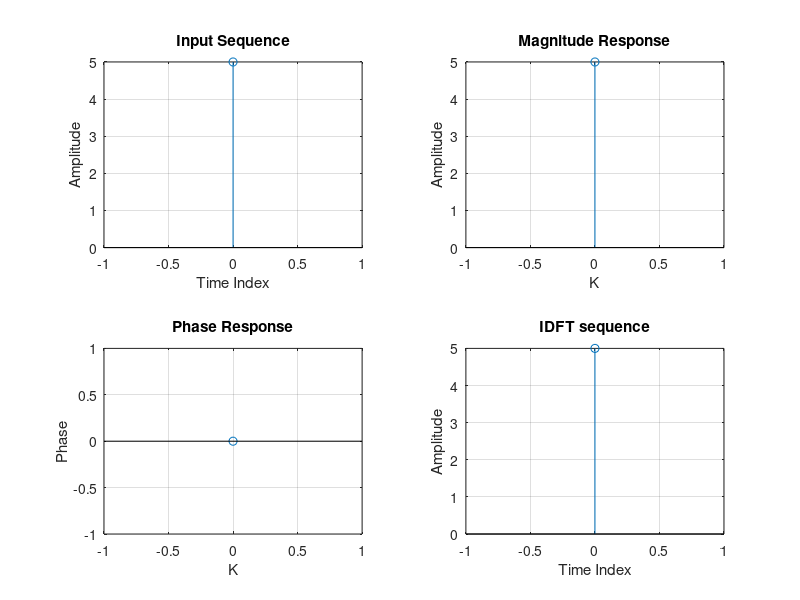

The MATLAB script that drew this image:
clc
close all;
clear all;
xn=input('Enter the sequence x(n):');
ln=length(xn);
xk=zeros(1,ln);
ixk=zeros(1,ln);
for k=0:ln-1
for n=0:ln-1
xk(k+1)=xk(k+1)+(xn(n+1)*exp((-i)*2*pi*k*n/ln));
end
end
t=0:ln-1;
subplot(221);
stem(t,xn);
grid
ylabel ('Amplitude');
xlabel ('Time Index');
title('Input Sequence');
magnitude=abs(xk);
t=0:ln-1;
subplot(222);
stem(t,magnitude);
grid
ylabel ('Amplitude');
xlabel ('K');
title ('Magnitude Response');
phase=angle(xk);
t=0:ln-1;
subplot(223);
stem(t,phase);
grid
ylabel ('Phase');
xlabel ('K');
title('Phase Response');
for n=0:ln-1
for k=0:ln-1
ixk(n+1)=ixk(n+1)+(xk(k+1)*exp(i*2*pi*k*n/ln));
end
end
ixk=ixk./ln;
t=0:ln-1;
subplot(224);
stem(t,xn);
grid;
ylabel ('Amplitude');
xlabel ('Time Index');
title ('IDFT sequence');